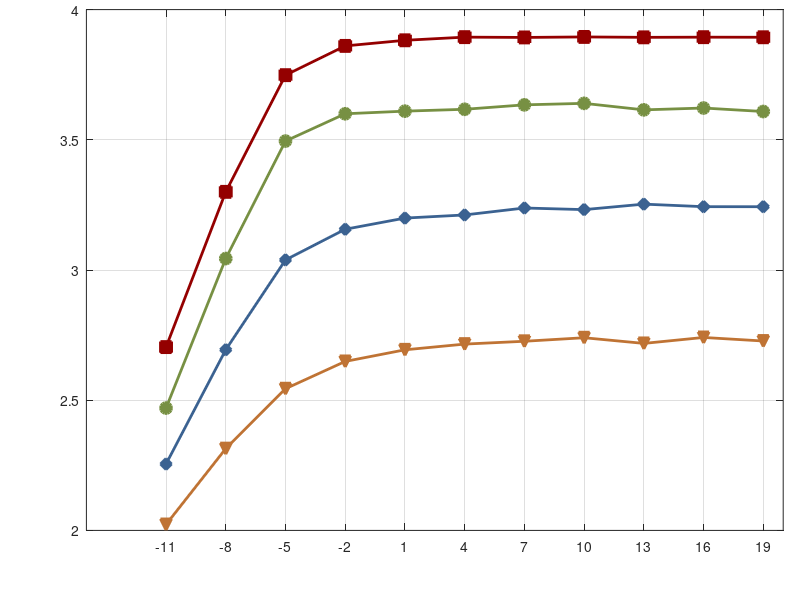

Reproduce this figure in MATLAB. (Note: this script raises an error after producing the figure.)
clear all; close all; clc;

snr_db = -11 : 3: 19;

%%
figure;
screenSize = get(0, 'ScreenSize');
figureL = 750; figureH = 700;
figureX = 0.5.*(screenSize(3)-figureL); figureY = 0.5.*(screenSize(4)-figureH);
set(gcf, 'position', [figureX, figureY, figureL, figureH]);
set(gcf, 'color','w');
set(gca, 'position', [0.108, 0.116, 0.871, 0.868]);

%% 0.25
ave_blaser_2_0 = [2.02274183273315	2.31409716606140	2.54413004875183	2.64891242980957	2.69350790977478	2.71545006942749	2.72631931304932	2.73988438606262	2.71810244560242	2.74094701766968	2.72731852531433];
plot(snr_db, ave_blaser_2_0, '-v', 'color', [0.7490 0.4510 0.2039], 'linewidth', 2, 'Markersize', 8, 'MarkerFaceColor', [0.7490 0.4510 0.2039]); grid on;
hold on;

%% 0.5
ave_blaser_2_0 = [2.25493278121948	2.69371871948242	3.03873493194580	3.15650179862976	3.19939769744873	3.21138596534729	3.23810482978821	3.23187279701233	3.25294115066528	3.24317456245422	3.24301887512207];
plot(snr_db, ave_blaser_2_0, '-d', 'color', [0.2314 0.3843 0.5686], 'linewidth', 2, 'Markersize', 8, 'MarkerFaceColor', [0.2314 0.3843 0.5686]); grid on;
hold on;

%% 0.75
ave_blaser_2_0 = [2.46987462043762	3.04399299621582	3.49514603614807	3.59996557235718	3.61002159118652	3.61716985702515	3.63423132896423	3.63999056816101	3.61496520042419	3.62204551696777	3.60862755775452];
plot(snr_db, ave_blaser_2_0, '-o', 'color', [0.4667 0.5647 0.2627], 'linewidth', 2, 'Markersize', 8, 'MarkerFaceColor', [0.4667 0.5647 0.2627]); grid on;
hold on;

%% 1.0
ave_blaser_2_0 = [2.70395827162591	3.30010739425182	3.74821694531720	3.86058962175431	3.88213487219643	3.89423846120475	3.89311728431567	3.89501284719355	3.89348726193812	3.89410584721987	3.89377419283541];
plot(snr_db, ave_blaser_2_0, '-s', 'color', [0.5804 0.0000 0.0000], 'linewidth', 2, 'Markersize', 8, 'MarkerFaceColor', [0.5804 0.0000 0.0000]); grid on;
hold on;

%%
set(gca, 'XTick', snr_db);
% set(gca, 'XTicklabel', snr_db);
set(gca().XAxis, 'TickLabelFormat', '%d');
set(gca, 'YTick', 1.0 : 0.5 : 4.0);
% set(gca, 'YTicklabel', 1.0 : 0.5 : 4.0);
set(gca().YAxis, 'TickLabelFormat', '%.1f');
set(get(gca, 'XLabel'), 'String', 'SNR (dB)');
set(get(gca, 'YLabel'), 'String', 'BLASER 2.0 Score');
set(gca, 'Box', 'on');
set(gca, 'BoxStyle', 'full');
set(gca, 'XGrid', 'on');
set(gca, 'YGrid', 'on');
set(gca,'Fontsize', 20);
xlim([-11, 19]); ylim([1, 4.0]);

lg = legend({'LSSC-ST (0.25 s)', 'LSSC-ST (0.5 s)', 'LSSC-ST (0.75 s)', 'LSSC-ST (1.0 s)'}, 'FontSize', 20);
gca_position = get(gca, 'position');
lgXNew = gca_position(1)+gca_position(3)-lg.Position(3); lgYNew = gca_position(2)+gca_position(4)/6*3-lg.Position(4);
lg.Position(1:2) = [lgXNew, lgYNew];

